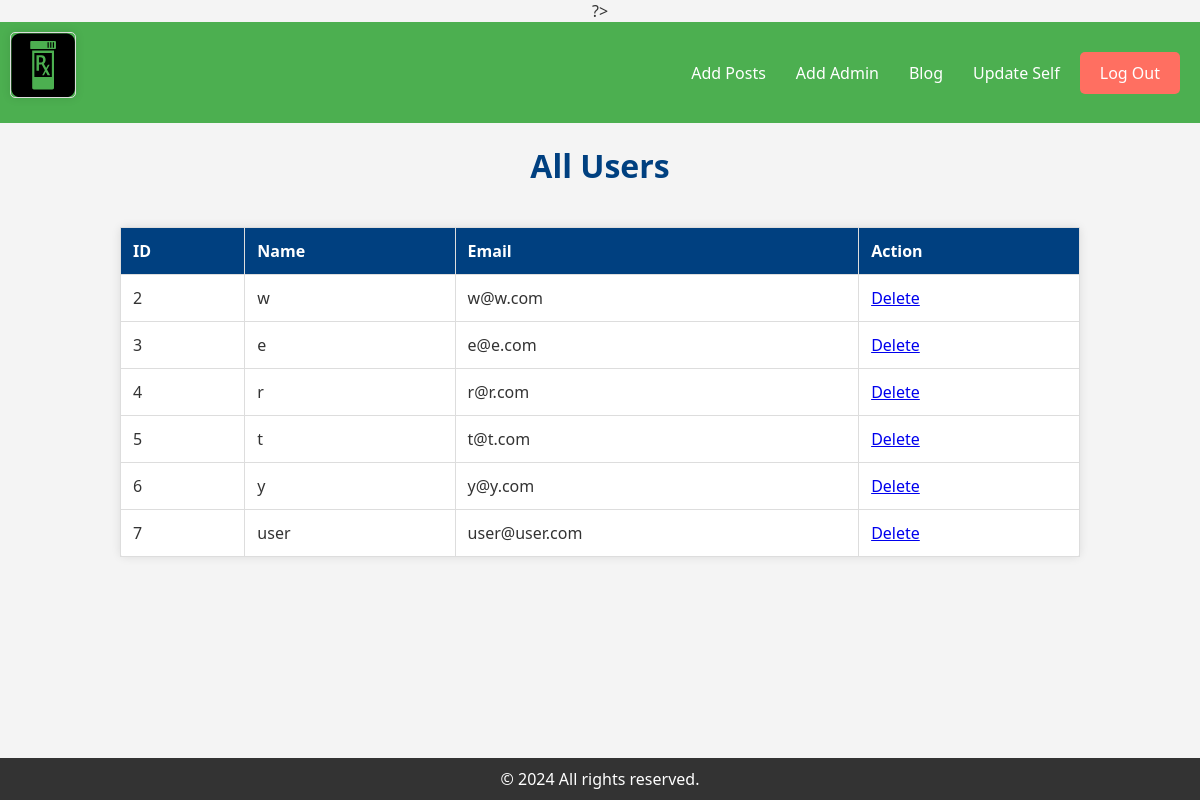
/admin/viewUsers.php (signed in), run on the app's committed database.
### tables this page shows
CREATE TABLE `users` (
  `id` int(255) NOT NULL,
  `name` varchar(255) NOT NULL,
  `email` varchar(255) NOT NULL,
  `password` varchar(255) NOT NULL
);

### admin/viewUsers.php (the view, shortened to what this page needs)
<?php
$records_per_page = 10;
$page = isset($_GET['page']) && is_numeric($_GET['page']) ? $_GET['page'] : 1;
$offset = ($page - 1) * $records_per_page;
?>
<!DOCTYPE html>
<html lang="en">
<head>
</head>
<body>
    <?php
    include("admin_header.php");
    $stmt = $conn->prepare("SELECT * FROM users  LIMIT ?, ?");
    $stmt->bind_param("ii", $offset, $records_per_page);
    $stmt->execute();
    $result = $stmt->get_result();
    if ($result->num_rows > 0) {
    ?>
        <h1>All Users</h1>
        <table>
            <tr>
                <th>ID</th>
                <th>Name</th>
                <th>Email</th>
                <th>Action</th>
            </tr>
            <?php
            while ($fetch_details = $result->fetch_assoc()) {
            ?>
                <tr>
                    <td><?= $fetch_details['id']; ?></td>
                    <td><?= $fetch_details['name']; ?></td>
                    <td><?= $fetch_details['email']; ?></td>
                    <td><a href="viewUsers.php?delete=<?= $fetch_details['id']; ?>" onclick="return confirm('Delete this account? All user related information will also be delete!')">Delete</a></td>
                </tr>
            <?php
            }
            ?>
        </table>
    <?php
    } else {
        echo "<p class='error'>Add Products to the database</p>";
        exit();
    }
    include("../includes/footer.php");
    ?>
</body>
</html>

### admin/viewUsers.php (style rules this page uses)
body { font-family: 'Arial', sans-serif; margin: 20px; text-align: center; background-color: #f5f5f5; color: #333; }
h1 { color: #004080; margin-bottom: 20px; }
table { border-collapse: collapse; width: 80%; margin: 20px auto; background-color: #fff; border: 1px solid #ddd; border-radius: 5px; box-shadow: 0 0 10px rgba(0, 0, 0, 0.1); }
th, td { border: 1px solid #ddd; padding: 12px; text-align: left; }
th { background-color: #004080; color: #fff; }

### includes/footer.php (style rules this page uses)
body { font-family: 'Segoe UI', Tahoma, Geneva, Verdana, sans-serif; margin: 0; padding: 0; background-color: #f4f4f4; color: #333; display: flex; flex-direction: column; min-height: 100vh; }

### data on the page
users: id "2", name "w", email "w@w.com"
users: id "3", name "e", email "e@e.com"
users: id "4", name "r", email "r@r.com"
users: id "5", name "t", email "t@t.com"
users: id "6", name "y", email "y@y.com"
users: id "7", name "user", email "user@user.com"
